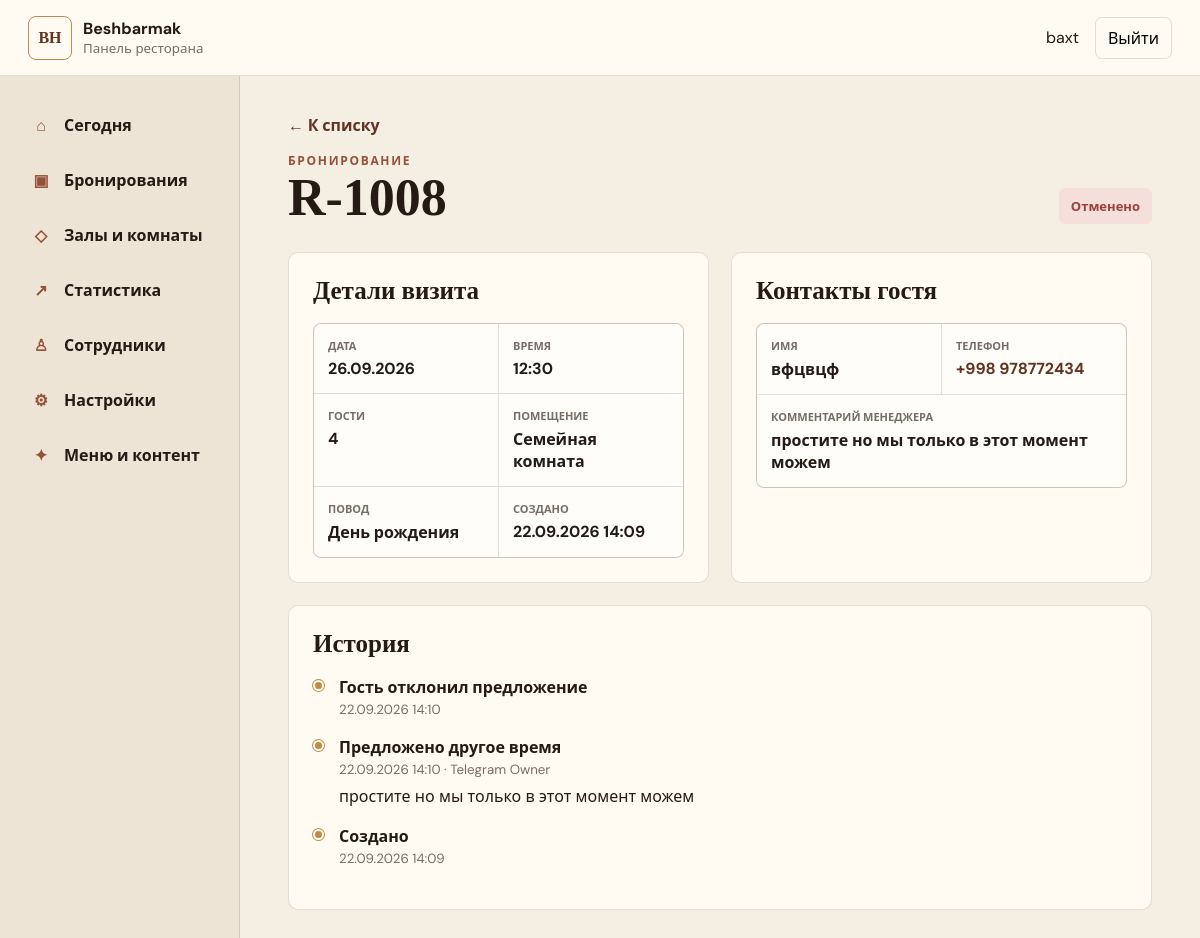
The app's page /staff/reservations/8/ (signed in) with its own data.
### reservations/models.py (models this page shows, shortened)
class Reservation(models.Model):
    class Status(models.TextChoices):
        PENDING = "PENDING", "Ожидает подтверждения"
        ACCEPTED = "ACCEPTED", "Подтверждено"
        CHANGE_PROPOSED = "CHANGE_PROPOSED", "Предложено другое время"
        REJECTED = "REJECTED", "Отклонено"
        CANCELLED = "CANCELLED", "Отменено"
        COMPLETED = "COMPLETED", "Завершено"
        NO_SHOW = "NO_SHOW", "Гость не пришёл"
    class Occasion(models.TextChoices):
        REGULAR = "REGULAR", "Обычный визит"
        BIRTHDAY = "BIRTHDAY", "День рождения"
        FAMILY = "FAMILY", "Семейное мероприятие"
        BUSINESS = "BUSINESS", "Деловая встреча"
        OTHER = "OTHER", "Другое"
    public_number = models.CharField("Номер", max_length=20, unique=True, blank=True, null=True)
    public_token = models.UUIDField("Публичный токен", default=uuid.uuid4, unique=True, editable=False)
    submission_token = models.UUIDField("Ключ отправки", unique=True, blank=True, null=True, editable=False)
    customer_name = models.CharField("Имя", max_length=120)
    phone = models.CharField("Телефон", max_length=40)
    date = models.DateField("Дата")
    time = models.TimeField("Время")
    guests_count = models.PositiveSmallIntegerField("Гостей")
    space = models.ForeignKey(DiningSpace, on_delete=models.PROTECT, related_name="reservations", verbose_name="Помещение")
    occasion = models.CharField("Повод", max_length=30, blank=True)
    customer_comment = models.TextField("Комментарий гостя", max_length=1000, blank=True)
    manager_comment = models.TextField("Комментарий менеджера", max_length=1000, blank=True)
    status = models.CharField("Статус", max_length=24, choices=Status.choices, default=Status.PENDING, db_index=True)
    created_at = models.DateTimeField(auto_now_add=True)
    updated_at = models.DateTimeField(auto_now=True)
    accepted_at = models.DateTimeField(blank=True, null=True)
    rejected_at = models.DateTimeField(blank=True, null=True)
    cancelled_at = models.DateTimeField(blank=True, null=True)
    completed_at = models.DateTimeField(blank=True, null=True)
    handled_by_staff = models.ForeignKey(StaffProfile, on_delete=models.SET_NULL, related_name="handled_reservations", blank=True, null=True, verbose_name="Ответственный")
    proposed_date = models.DateField("Предложенная дата", blank=True, null=True)
    proposed_time = models.TimeField("Предложенное время", blank=True, null=True)
    rejection_reason = models.CharField("Причина отказа", max_length=500, blank=True)
    class Meta:
        ordering = ("-date", "-time", "-created_at")
        indexes = [models.Index(fields=("space", "date", "status"), name="reservation_lookup_idx")]
        verbose_name = "Бронирование"
        verbose_name_plural = "Бронирования"
    def get_occasion_label(self, language="ru"):
        if not self.occasion:
            return "Ko‘rsatilmagan" if language == "uz" else "Не указан"
        option = ReservationOccasion.objects.filter(code=self.occasion).first()
        if option:
            return option.label(language)

class DiningSpace(models.Model):
    class SpaceType(models.TextChoices):
        HALL = "HALL", "Зал"
        PRIVATE_ROOM = "PRIVATE_ROOM", "Отдельная комната"
        TERRACE = "TERRACE", "Терраса"
        VIP = "VIP", "VIP-пространство"
        OTHER = "OTHER", "Другое"
    name = models.CharField("Название", max_length=160)
    name_uz = models.CharField("Название на узбекском", max_length=160, blank=True)
    description = models.TextField("Описание", blank=True)
    description_uz = models.TextField("Описание на узбекском", blank=True)
    image = models.ImageField("Фото", upload_to="spaces/%Y/%m/", blank=True)
    space_type = models.CharField("Тип", max_length=20, choices=SpaceType.choices, default=SpaceType.HALL)
    capacity_min = models.PositiveSmallIntegerField("Минимум гостей", blank=True, null=True)
    capacity_max = models.PositiveSmallIntegerField("Максимум гостей")
    is_exclusive = models.BooleanField("Эксклюзивное бронирование", default=False, help_text="Одновременно может быть только одна подтверждённая бронь.")
    is_active = models.BooleanField("Показывать", default=True)
    is_bookable = models.BooleanField("Можно бронировать", default=True)
    is_temporarily_unavailable = models.BooleanField("Временно недоступно", default=False)
    hide_when_unavailable = models.BooleanField("Скрывать при недоступности", default=False)
    unavailable_reason = models.CharField("Причина недоступности", max_length=240, blank=True)
    unavailable_reason_uz = models.CharField("Причина недоступности на узбекском", max_length=240, blank=True)
    sort_order = models.PositiveSmallIntegerField("Порядок", default=0)
    created_at = models.DateTimeField(auto_now_add=True)
    updated_at = models.DateTimeField(auto_now=True)
    class Meta:
        ordering = ("sort_order", "id")
        verbose_name = "Зал или комната"
        verbose_name_plural = "Залы и комнаты"

class ReservationOccasion(models.Model):
    code = models.SlugField("Код", max_length=30, unique=True, help_text="Латиница, цифры, дефис или подчёркивание. Например: anniversary")
    name_ru = models.CharField("Название на русском", max_length=120)
    name_uz = models.CharField("Название на узбекском", max_length=120)
    is_active = models.BooleanField("Показывать в форме", default=True)
    sort_order = models.PositiveSmallIntegerField("Порядок", default=0)
    class Meta:
        ordering = ("sort_order", "id")
        verbose_name = "Повод бронирования"
        verbose_name_plural = "Поводы бронирования"
    def label(self, language="ru"):
        return self.name_uz if language == "uz" else self.name_ru

class ReservationAction(models.Model):
    class Action(models.TextChoices):
        CREATED = "CREATED", "Создано"
        ACCEPTED = "ACCEPTED", "Подтверждено"
        TIME_PROPOSED = "TIME_PROPOSED", "Предложено другое время"
        PROPOSAL_ACCEPTED = "PROPOSAL_ACCEPTED", "Гость принял предложение"
        PROPOSAL_DECLINED = "PROPOSAL_DECLINED", "Гость отклонил предложение"
        REJECTED = "REJECTED", "Отклонено"
        CANCELLED = "CANCELLED", "Отменено"
        COMPLETED = "COMPLETED", "Завершено"
        SPACE_DISABLED = "SPACE_DISABLED", "Помещение отключено"
        SPACE_ENABLED = "SPACE_ENABLED", "Помещение включено"
    reservation = models.ForeignKey(Reservation, on_delete=models.CASCADE, related_name="actions", blank=True, null=True, verbose_name="Бронирование")
    space = models.ForeignKey(DiningSpace, on_delete=models.SET_NULL, related_name="actions", blank=True, null=True, verbose_name="Помещение")
    actor = models.ForeignKey(StaffProfile, on_delete=models.SET_NULL, related_name="actions", blank=True, null=True, verbose_name="Сотрудник")
    action = models.CharField("Действие", max_length=30, choices=Action.choices)
    comment = models.TextField("Комментарий", blank=True)
    created_at = models.DateTimeField(auto_now_add=True)
    class Meta:
        ordering = ("-created_at",)
        verbose_name = "История действия"
        verbose_name_plural = "История действий"

class StaffProfile(models.Model):
    class Role(models.TextChoices):
        OWNER = "OWNER", "Владелец"
        MANAGER = "MANAGER", "Менеджер"
        CONTENT_MANAGER = "CONTENT_MANAGER", "Контент-менеджер"
    user = models.OneToOneField(settings.AUTH_USER_MODEL, on_delete=models.CASCADE, related_name="staff_profile", verbose_name="Пользователь")
    role = models.CharField("Роль", max_length=20, choices=Role.choices, default=Role.MANAGER)
    telegram_id = models.BigIntegerField("Telegram ID", blank=True, null=True, unique=True)
    telegram_username = models.CharField("Telegram username", max_length=80, blank=True)
    telegram_notifications_enabled = models.BooleanField("Уведомления Telegram", default=True)
    is_active = models.BooleanField("Доступ разрешён", default=True)
    created_at = models.DateTimeField(auto_now_add=True)
    updated_at = models.DateTimeField(auto_now=True)
    class Meta:
        ordering = ("user__first_name", "user__username")
        verbose_name = "Сотрудник"
        verbose_name_plural = "Сотрудники"
    def __str__(self):
        return self.user.get_full_name() or self.user.username

### reservations/staff_views.py (the view)
# urls.py: path("reservations/<int:pk>/", staff_views.reservation_detail, name="reservation_detail"),
@staff_access(StaffProfile.Role.OWNER, StaffProfile.Role.MANAGER)
def reservation_detail(request, pk):
    reservation = get_object_or_404(Reservation.objects.select_related("space", "handled_by_staff__user").prefetch_related("actions__actor__user"), pk=pk)
    return render(request, "staff/reservation_detail.html", {"reservation": reservation})

### reservations/staff_views.py (called while the page is built, shortened)
def _profile_for(user):
    if user.is_superuser:
        return None

def staff_access(*roles):
    def decorator(view):
        @login_required
        @wraps(view)
        def wrapped(request, *args, **kwargs):
            profile = _profile_for(request.user)
            if roles and not request.user.is_superuser and profile.role not in roles:
                raise PermissionDenied("Для этого раздела недостаточно прав.")
            request.staff_profile = profile
            return view(request, *args, **kwargs)
        return wrapped
    return decorator

### templates/staff/reservation_detail.html (shortened to what this page needs)
{% extends 'staff/base.html' %}{% block title %}{{ reservation.public_number }}{% endblock %}{% block content %}
<header class="page-heading"><div><a class="back-link" href="{% url 'staff:reservations' %}">← К списку</a><p class="overline">Бронирование</p><h1>{{ reservation.public_number }}</h1></div><span class="status-badge large {{ reservation.status|lower }}">{{ reservation.get_status_display }}</span></header>
<div class="detail-grid"><section class="panel"><h2>Детали визита</h2><dl class="detail-list"><div><dt>Дата</dt><dd>{{ reservation.date|date:'d.m.Y' }}</dd></div><div><dt>Время</dt><dd>{{ reservation.time|time:'H:i' }}</dd></div><div><dt>Гости</dt><dd>{{ reservation.guests_count }}</dd></div><div><dt>Помещение</dt><dd>{{ reservation.space.name }}</dd></div><div><dt>Повод</dt><dd>{{ reservation.get_occasion_label }}</dd></div><div><dt>Создано</dt><dd>{{ reservation.created_at|date:'d.m.Y H:i' }}</dd></div></dl></section>
<section class="panel"><h2>Контакты гостя</h2><dl class="detail-list"><div><dt>Имя</dt><dd>{{ reservation.customer_name }}</dd></div><div><dt>Телефон</dt><dd><a href="tel:{{ reservation.phone }}">{{ reservation.phone }}</a></dd></div>{% if reservation.manager_comment %}<div class="wide"><dt>Комментарий менеджера</dt><dd>{{ reservation.manager_comment }}</dd></div>{% endif %}</dl></section></div>
<section class="panel"><h2>История</h2><ol class="timeline">{% for action in reservation.actions.all %}<li><span></span><div><b>{{ action.get_action_display }}</b><small>{{ action.created_at|date:'d.m.Y H:i' }}{% if action.actor %} · {{ action.actor }}{% endif %}</small>{% if action.comment %}<p>{{ action.comment }}</p>{% endif %}</div></li>{% empty %}<li>История пока пуста.</li>{% endfor %}</ol></section>
{% endblock %}

### templates/staff/base.html (shortened to what this page needs)
{% load static %}
<!doctype html>
<html lang="ru">
<head>
  <link rel="stylesheet" href="{% static 'css/staff.css' %}?v=20260923-2">
</head>
<body>
  <header class="staff-header">
    <a class="staff-brand" href="{% url 'staff:dashboard' %}"><span>BH</span><div><b>Beshbarmak</b><small>Панель ресторана</small></div></a>
    <div class="staff-user"><span>{{ request.user.get_full_name|default:request.user.username }}</span><form method="post" action="{% url 'staff:logout' %}">{% csrf_token %}<button type="submit">Выйти</button></form></div>
  </header>
  <div class="staff-layout">
    <nav class="staff-nav" aria-label="Разделы панели">
      <a href="{% url 'staff:dashboard' %}"><span>⌂</span>Сегодня</a>
      {% if request.user.is_superuser or request.staff_profile.role != 'CONTENT_MANAGER' %}
        <a href="{% url 'staff:reservations' %}"><span>▣</span>Бронирования</a>
        <a href="{% url 'staff:spaces' %}"><span>◇</span>Залы и комнаты</a>
        <a href="{% url 'staff:analytics' %}"><span>↗</span>Статистика</a>
      {% endif %}
      {% if request.user.is_superuser or request.staff_profile.role == 'OWNER' %}
        <a href="{% url 'staff:members' %}"><span>♙</span>Сотрудники</a>
        <a href="{% url 'staff:settings' %}"><span>⚙</span>Настройки</a>
      {% endif %}
      {% if request.user.is_superuser or request.staff_profile.role == 'OWNER' or request.staff_profile.role == 'CONTENT_MANAGER' %}<a href="{% url 'admin:index' %}"><span>✦</span>Меню и контент</a>{% endif %}
    </nav>
    <main class="staff-main">
      {% block content %}{% endblock %}
    </main>
  </div>
</body>
</html>

### static/css/staff.css (style rules this page uses)
:root { --cream:#f4eee3; --paper:#fffaf2; --ink:#251a14; --muted:#786d65; --brown:#623222; --dark:#2b1b14; --clay:#96513a; --gold:#bd8c47; --line:rgba(72,46,31,.14); --green:#2f7452; --red:#9c4038; --amber:#9a6826; }
* { box-sizing:border-box; }
body { margin:0; color:var(--ink); background:var(--cream); font-family:"DM Sans","Segoe UI",sans-serif; font-size:16px; }
a { color:inherit; text-decoration:none; }
button,input,select,textarea { font:inherit; }
button { cursor:pointer; }
.staff-header { position:sticky; z-index:20; top:0; display:flex; height:76px; align-items:center; justify-content:space-between; padding:0 28px; border-bottom:1px solid var(--line); background:var(--paper); }
.staff-brand { display:flex; align-items:center; gap:11px; }
.staff-brand>span { display:grid; width:44px; height:44px; place-items:center; border:1px solid var(--gold); border-radius:8px; color:var(--brown); font-family:Georgia,serif; font-weight:700; }
.staff-brand div { display:flex; flex-direction:column; }
.staff-brand small { color:var(--muted); }
.staff-user { display:flex; align-items:center; gap:16px; }
.staff-user form { margin:0; }
.staff-user button { padding:9px 12px; border:1px solid var(--line); border-radius:7px; background:transparent; }
.staff-layout { display:grid; grid-template-columns:240px minmax(0,1fr); min-height:calc(100vh - 76px); }
.staff-nav { display:flex; flex-direction:column; gap:5px; padding:24px 16px; border-right:1px solid var(--line); background:#eee4d5; }
.staff-nav a { display:flex; min-height:50px; align-items:center; gap:12px; padding:0 14px; border-radius:8px; font-weight:700; }
.staff-nav span { width:22px; color:var(--clay); text-align:center; }
.staff-main { min-width:0; padding:38px clamp(20px,4vw,56px) 70px; }
.page-heading { display:flex; align-items:flex-end; justify-content:space-between; gap:24px; margin-bottom:28px; }
.page-heading h1,.form-panel h1 { margin:3px 0 0; font-family:Georgia,"Times New Roman",serif; font-size:clamp(34px,5vw,52px); line-height:1; }
.page-heading p { margin:8px 0 0; color:var(--muted); }
.overline { margin:0!important; color:var(--clay)!important; font-size:12px; font-weight:800; letter-spacing:.14em; text-transform:uppercase; }
.panel,.form-panel { margin-bottom:22px; padding:24px; border:1px solid var(--line); border-radius:10px; background:var(--paper); }
.panel h2 { margin:0 0 18px; font-family:Georgia,serif; font-size:25px; }
.status-badge,.availability { display:inline-flex; width:max-content; padding:6px 9px; border-radius:6px; font-size:11px; font-weight:800; }
.status-badge.rejected,.status-badge.cancelled,.availability.off { color:var(--red); background:#f4dfdb; }
.status-badge.large { padding:9px 12px; font-size:13px; }
.back-link { display:inline-block; margin-bottom:16px; color:var(--brown); font-weight:700; }
.detail-grid { display:grid; grid-template-columns:1fr 1fr; gap:22px; }
.detail-list,.summary-list { display:grid; grid-template-columns:1fr 1fr; gap:1px; margin:0; overflow:hidden; border:1px solid var(--line); border-radius:8px; background:var(--line); }
.detail-list div,.summary-list div { padding:14px; background:#fffdf8; }
.detail-list .wide { grid-column:1/-1; }
.detail-list dt,.summary-list dt { color:var(--muted); font-size:11px; font-weight:700; text-transform:uppercase; }
.detail-list dd,.summary-list dd { margin:5px 0 0; font-weight:700; overflow-wrap:anywhere; }
.detail-list a { color:var(--brown); }
.timeline { margin:0; padding:0; list-style:none; }
.timeline li { display:grid; grid-template-columns:14px 1fr; gap:12px; padding-bottom:18px; }
.timeline li>span { width:11px; height:11px; margin-top:4px; border:2px solid var(--paper); border-radius:50%; background:var(--gold); box-shadow:0 0 0 1px var(--gold); }
.timeline small { display:block; margin-top:3px; color:var(--muted); }
.timeline p { margin:7px 0 0; }

### records on screen
Reservation: public_number "R-1008", status "Отменено", date "26.09.2026", time "12:30", guests_count "4", space.name "Семейная комната", get_occasion_label "День рождения", created_at "22.09.2026 14:09", customer_name "вфцвцф", phone "+998 978772434", manager_comment "простите но мы только в этот момент можем"
ReservationAction: action "Гость отклонил предложение", created_at "22.09.2026 14:10"
ReservationAction: action "Предложено другое время", created_at "22.09.2026 14:10", actor "Telegram Owner", comment "простите но мы только в этот момент можем"
ReservationAction: action "Создано", created_at "22.09.2026 14:09"

### other values on screen
{{ request.user.get_full_name|default:request.user.username }} "baxt"
